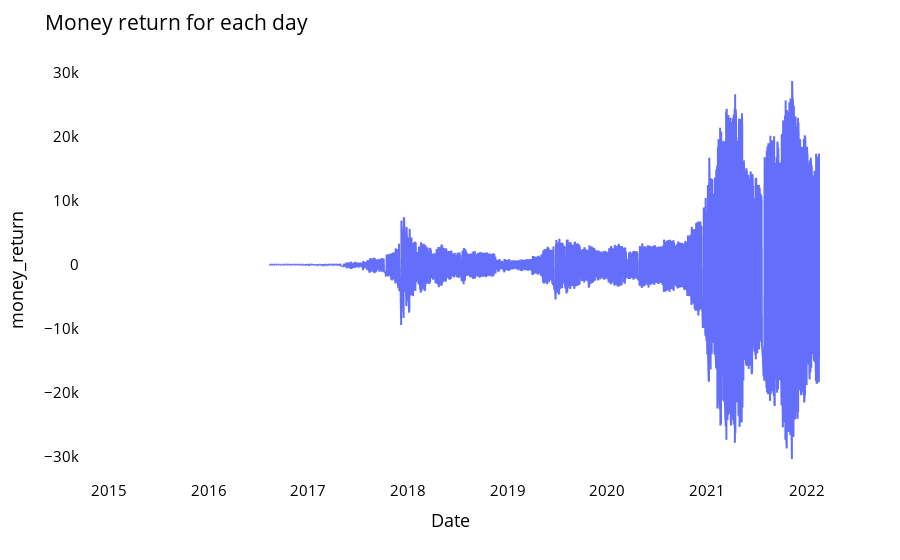
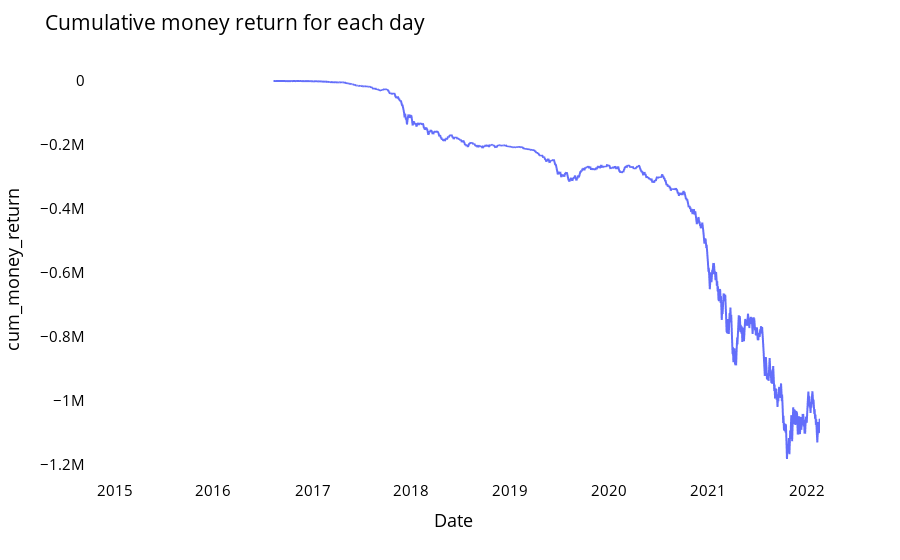

Source (notebook cell) for these figures, in order:
### Code cell
# Simulate a trading strategy with money return

# is_correct_direction is (yesterday's price - today's price) sign compare to (yesterday's price - predicted price) sign : if sign are the same then 1 else -1
plotdf['left_sign'] = plotdf['original_close'].shift(1) - plotdf['original_close']
plotdf['right_sign'] = plotdf['original_close'].shift(1) - plotdf['test_predicted_close']
plotdf['is_correct_direction'] = np.where(plotdf['left_sign'] * plotdf['right_sign'] > 0, 1, -1)

# money_return is abs(yesterday's price - today's price) * is_correct_direction
plotdf['money_return'] = plotdf['is_correct_direction'] * \
    abs(plotdf['original_close'] - plotdf['test_predicted_close'])

# plot the money return
fig = px.line(plotdf, x=plotdf['date'], y=plotdf['money_return'], labels={
              'value': 'Money Return', 'date': 'Date'})
fig.update_layout(title_text='Money return for each day',
                  plot_bgcolor='white', font_size=15, font_color='black')
fig.update_xaxes(showgrid=False)
fig.update_yaxes(showgrid=False)
fig.show()

# plot the cumulative money return
plotdf['cum_money_return'] = plotdf['money_return'].cumsum()
fig = px.line(plotdf, x=plotdf['date'], y=plotdf['cum_money_return'], labels={
              'value': 'Cumulative Money Return', 'date': 'Date'})
fig.update_layout(title_text='Cumulative money return for each day',
                  plot_bgcolor='white', font_size=15, font_color='black')
fig.update_xaxes()
fig.update_yaxes()
fig.show()

### Figure 1 — Plotly figure (JSON) as saved in the notebook; plotly's stock layout.template omitted (floating-point values rounded to 4 significant figures; data arrays with more than 128 entries replaced by an {"elided": "..."} marker saying what was removed)
{"data": [{"hovertemplate": "Date=%{x}<br>money_return=%{y}<extra></extra>", "legendgroup": "", "line": {"color": "#636efa", "dash": "solid"}, "marker": {"symbol": "circle"}, "mode": "lines", "name": "", "showlegend": false, "type": "scattergl", "x": {"elided": "2713 str values"}, "xaxis": "x", "y": {"elided": "2713 float values"}, "yaxis": "y"}], "layout": {"font": {"color": "black", "size": 15}, "legend": {"tracegroupgap": 0}, "margin": {"t": 60}, "plot_bgcolor": "white", "title": {"text": "Money return for each day"}, "xaxis": {"anchor": "y", "domain": [0, 1], "showgrid": false, "title": {"text": "Date"}}, "yaxis": {"anchor": "x", "domain": [0, 1], "showgrid": false, "title": {"text": "money_return"}}}}

### Figure 2 — Plotly figure (JSON) as saved in the notebook; plotly's stock layout.template omitted (floating-point values rounded to 4 significant figures; data arrays with more than 128 entries replaced by an {"elided": "..."} marker saying what was removed)
{"data": [{"hovertemplate": "Date=%{x}<br>cum_money_return=%{y}<extra></extra>", "legendgroup": "", "line": {"color": "#636efa", "dash": "solid"}, "marker": {"symbol": "circle"}, "mode": "lines", "name": "", "showlegend": false, "type": "scattergl", "x": {"elided": "2713 str values"}, "xaxis": "x", "y": {"elided": "2713 float values"}, "yaxis": "y"}], "layout": {"font": {"color": "black", "size": 15}, "legend": {"tracegroupgap": 0}, "margin": {"t": 60}, "plot_bgcolor": "white", "title": {"text": "Cumulative money return for each day"}, "xaxis": {"anchor": "y", "domain": [0, 1], "title": {"text": "Date"}}, "yaxis": {"anchor": "x", "domain": [0, 1], "title": {"text": "cum_money_return"}}}}
